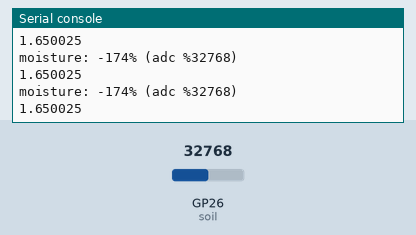
The program below on a simulated Raspberry Pi Pico running MicroPython. Parts: the last lines printed to the serial console. Inputs (shaded band) come from the test bench; at power-on: GP26 (soil) = 32768 (analog values on the 0–65535 scale).

Above: at 1.2 s.
1.3 s: GP26 (soil) set to 17345
At 1.9 s:
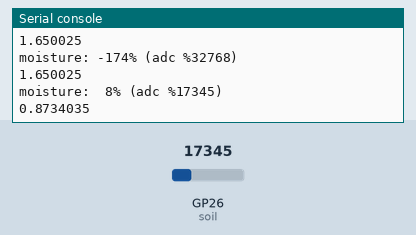
3.5 s: GP26 (soil) set to 18655
At 3.9 s:
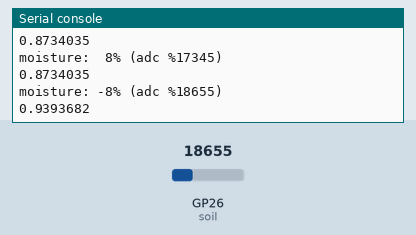
Timing chart, 0 to 6.5 s (numbered marks = the images above; inputs shaded):
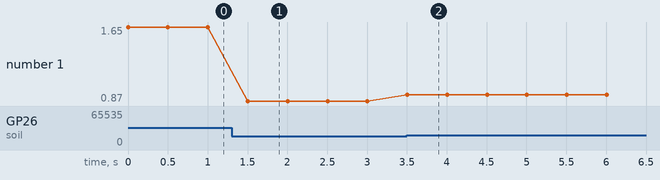

Measured:
- after the input at 1.3 s, the serial console: prints a new line after 0.20 s (image 1)
- after the input at 3.5 s, the serial console: prints a new line at once (image 2)
- plotted number 1: 1.65 → 0.87 after the input at 1.3 s, 0.87 → 0.94 after the input at 3.5 s

The program:

soil1.py
```python
#used for CAPACITY soil sensors

from machine import ADC, Pin
import utime

soil = ADC(Pin(26))
min_moisture = 9500 #0
max_moisture = 18000 #65535
readDelay = 0.5
cf = 3.3 / 65535

while True:
    moisture = (max_moisture-soil.read_u16()) * 100 / (max_moisture - min_moisture)
    print("moisture: "+"%2.f" % moisture+ "% (adc %"+str(soil.read_u16())+")")
    reading = soil.read_u16() * cf
    print(reading)
    utime.sleep(readDelay)

#to get max_moisture
    #dry soil
    #insert sensor
    #run code
    #get highest value
    #set in code
#to get min_moisture
    #put sensor in empty glass
    #fill with water
    #run code
    #get lowest value
    #set in code
```
